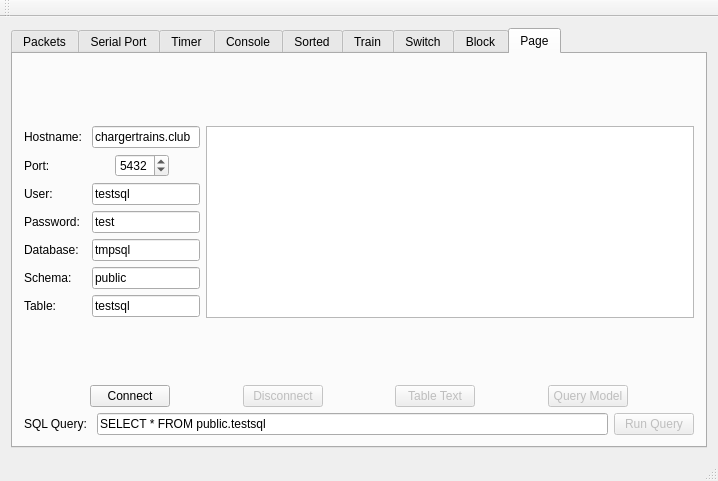
<?xml version="1.0" encoding="UTF-8"?>
<ui version="4.0">
 <class>MainWindow</class>
 <widget class="QMainWindow" name="MainWindow">
  <property name="geometry">
   <rect>
    <x>0</x>
    <y>0</y>
    <width>718</width>
    <height>481</height>
   </rect>
  </property>
  <property name="windowTitle">
   <string>Train Rec</string>
  </property>
  <widget class="QWidget" name="centralWidget">
   <layout class="QHBoxLayout" name="horizontalLayout">
    <item>
     <widget class="QTabWidget" name="tabWidget">
      <property name="currentIndex">
       <number>8</number>
      </property>
      <widget class="QWidget" name="tab_packets">
       <attribute name="title">
        <string>Packets</string>
       </attribute>
       <layout class="QHBoxLayout" name="horizontalLayout_2">
        <item>
         <layout class="QVBoxLayout" name="verticalLayout">
          <item>
           <layout class="QFormLayout" name="formLayout">
            <property name="fieldGrowthPolicy">
             <enum>QFormLayout::AllNonFixedFieldsGrow</enum>
            </property>
            <item row="0" column="0">
             <widget class="QLabel" name="label_loadOP">
              <property name="text">
               <string>Load OPcode: </string>
              </property>
             </widget>
            </item>
            <item row="0" column="1">
             <widget class="QComboBox" name="comboBox_opcodes"/>
            </item>
            <item row="1" column="0">
             <widget class="QLabel" name="label_opcode">
              <property name="text">
               <string>OP code: </string>
              </property>
             </widget>
            </item>
            <item row="1" column="1">
             <widget class="QLineEdit" name="lineEdit_opcode">
              <property name="maxLength">
               <number>2</number>
              </property>
             </widget>
            </item>
            <item row="2" column="0">
             <widget class="QLabel" name="label_arg1">
              <property name="text">
               <string>Arg1: </string>
              </property>
             </widget>
            </item>
            <item row="2" column="1">
             <widget class="QLineEdit" name="lineEdit_arg1">
              <property name="enabled">
               <bool>false</bool>
              </property>
              <property name="text">
               <string>00</string>
              </property>
              <property name="maxLength">
               <number>2</number>
              </property>
             </widget>
            </item>
            <item row="3" column="0">
             <widget class="QLabel" name="label_arg2">
              <property name="text">
               <string>Arg2: </string>
              </property>
             </widget>
            </item>
            <item row="3" column="1">
             <widget class="QLineEdit" name="lineEdit_arg2">
              <property name="enabled">
               <bool>false</bool>
              </property>
              <property name="text">
               <string>00</string>
              </property>
              <property name="maxLength">
               <number>2</number>
              </property>
             </widget>
            </item>
            <item row="4" column="1">
             <widget class="QPushButton" name="pushButton_genPacket">
              <property name="text">
               <string>Create Packet</string>
              </property>
             </widget>
            </item>
            <item row="5" column="0">
             <widget class="QLabel" name="label_chksum">
              <property name="text">
               <string>Checksum: </string>
              </property>
             </widget>
            </item>
            <item row="5" column="1">
             <widget class="QLineEdit" name="lineEdit_chk">
              <property name="maxLength">
               <number>2</number>
              </property>
             </widget>
            </item>
           </layout>
          </item>
          <item>
           <spacer name="verticalSpacer">
            <property name="orientation">
             <enum>Qt::Vertical</enum>
            </property>
            <property name="sizeHint" stdset="0">
             <size>
              <width>20</width>
              <height>40</height>
             </size>
            </property>
           </spacer>
          </item>
          <item>
           <layout class="QFormLayout" name="formLayout_3">
            <item row="1" column="0">
             <widget class="QLabel" name="label_packetText">
              <property name="text">
               <string>Packet: </string>
              </property>
             </widget>
            </item>
            <item row="1" column="1">
             <widget class="QLineEdit" name="lineEdit_packet"/>
            </item>
            <item row="2" column="1">
             <widget class="QPushButton" name="pushButton_sendPacket">
              <property name="enabled">
               <bool>true</bool>
              </property>
              <property name="text">
               <string>Send Packet!</string>
              </property>
             </widget>
            </item>
           </layout>
          </item>
         </layout>
        </item>
        <item>
         <layout class="QVBoxLayout" name="verticalLayout_2">
          <item>
           <widget class="QLabel" name="label">
            <property name="text">
             <string>Previous Packets: </string>
            </property>
            <property name="alignment">
             <set>Qt::AlignCenter</set>
            </property>
           </widget>
          </item>
          <item>
           <widget class="QComboBox" name="comboBox_packetHistory"/>
          </item>
          <item>
           <widget class="QTextBrowser" name="textBrowser_packets"/>
          </item>
         </layout>
        </item>
       </layout>
      </widget>
      <widget class="QWidget" name="tab_serial">
       <attribute name="title">
        <string>Serial Port</string>
       </attribute>
       <widget class="QGroupBox" name="groupBox_serial">
        <property name="geometry">
         <rect>
          <x>30</x>
          <y>20</y>
          <width>281</width>
          <height>101</height>
         </rect>
        </property>
        <property name="title">
         <string>Connect</string>
        </property>
        <widget class="QComboBox" name="comboBox_serialList">
         <property name="geometry">
          <rect>
           <x>10</x>
           <y>60</y>
           <width>171</width>
           <height>22</height>
          </rect>
         </property>
        </widget>
        <widget class="QPushButton" name="pushButton_serialConnect">
         <property name="geometry">
          <rect>
           <x>190</x>
           <y>60</y>
           <width>81</width>
           <height>22</height>
          </rect>
         </property>
         <property name="text">
          <string>Connect</string>
         </property>
        </widget>
        <widget class="QPushButton" name="pushButton_serialRefreshList">
         <property name="geometry">
          <rect>
           <x>10</x>
           <y>30</y>
           <width>81</width>
           <height>22</height>
          </rect>
         </property>
         <property name="text">
          <string>Refresh</string>
         </property>
        </widget>
        <widget class="QPushButton" name="pushButton_serialDisconnect">
         <property name="enabled">
          <bool>false</bool>
         </property>
         <property name="geometry">
          <rect>
           <x>110</x>
           <y>30</y>
           <width>81</width>
           <height>22</height>
          </rect>
         </property>
         <property name="text">
          <string>Disconnect</string>
         </property>
        </widget>
       </widget>
       <widget class="QPushButton" name="pushButton_serialForceRead">
        <property name="geometry">
         <rect>
          <x>220</x>
          <y>140</y>
          <width>81</width>
          <height>22</height>
         </rect>
        </property>
        <property name="text">
         <string>Force Read</string>
        </property>
       </widget>
      </widget>
      <widget class="QWidget" name="tab">
       <attribute name="title">
        <string>Timer</string>
       </attribute>
       <widget class="QPushButton" name="pushButton_timerToggle">
        <property name="geometry">
         <rect>
          <x>80</x>
          <y>140</y>
          <width>81</width>
          <height>22</height>
         </rect>
        </property>
        <property name="text">
         <string>Start Timer</string>
        </property>
       </widget>
       <widget class="QLineEdit" name="lineEdit_timerPacket">
        <property name="geometry">
         <rect>
          <x>50</x>
          <y>60</y>
          <width>113</width>
          <height>22</height>
         </rect>
        </property>
       </widget>
       <widget class="QSpinBox" name="spinBox_timerPeriod">
        <property name="geometry">
         <rect>
          <x>87</x>
          <y>100</y>
          <width>71</width>
          <height>23</height>
         </rect>
        </property>
       </widget>
      </widget>
      <widget class="QWidget" name="tab_console">
       <attribute name="title">
        <string>Console</string>
       </attribute>
       <layout class="QHBoxLayout" name="horizontalLayout_3">
        <item>
         <widget class="QTextBrowser" name="textBrowser_console"/>
        </item>
       </layout>
      </widget>
      <widget class="QWidget" name="tab_sorted">
       <attribute name="title">
        <string>Sorted</string>
       </attribute>
       <layout class="QHBoxLayout" name="horizontalLayout_4">
        <item>
         <widget class="QTextBrowser" name="textBrowser_sorted_b2"/>
        </item>
        <item>
         <widget class="QTextBrowser" name="textBrowser_sorted_a0"/>
        </item>
        <item>
         <widget class="QTextBrowser" name="textBrowser_sorted_e7"/>
        </item>
       </layout>
      </widget>
      <widget class="QWidget" name="tab_train">
       <attribute name="title">
        <string>Train</string>
       </attribute>
       <widget class="QPushButton" name="pushButton_train_find">
        <property name="geometry">
         <rect>
          <x>20</x>
          <y>20</y>
          <width>81</width>
          <height>22</height>
         </rect>
        </property>
        <property name="text">
         <string>Find Trains</string>
        </property>
       </widget>
       <widget class="QComboBox" name="comboBox_trainsAvailable">
        <property name="geometry">
         <rect>
          <x>30</x>
          <y>60</y>
          <width>131</width>
          <height>22</height>
         </rect>
        </property>
       </widget>
       <widget class="QPushButton" name="pushButton_train_select">
        <property name="geometry">
         <rect>
          <x>180</x>
          <y>60</y>
          <width>91</width>
          <height>22</height>
         </rect>
        </property>
        <property name="text">
         <string>Select Train</string>
        </property>
       </widget>
       <widget class="QPushButton" name="pushButton_train_forward">
        <property name="geometry">
         <rect>
          <x>40</x>
          <y>120</y>
          <width>81</width>
          <height>22</height>
         </rect>
        </property>
        <property name="text">
         <string>Set Forward</string>
        </property>
       </widget>
       <widget class="QPushButton" name="pushButton_train_backward">
        <property name="geometry">
         <rect>
          <x>160</x>
          <y>120</y>
          <width>91</width>
          <height>22</height>
         </rect>
        </property>
        <property name="text">
         <string>Set Backward</string>
        </property>
       </widget>
       <widget class="QSlider" name="horizontalSlider">
        <property name="geometry">
         <rect>
          <x>20</x>
          <y>210</y>
          <width>251</width>
          <height>16</height>
         </rect>
        </property>
        <property name="orientation">
         <enum>Qt::Horizontal</enum>
        </property>
       </widget>
       <widget class="QTextBrowser" name="textBrowser_trains">
        <property name="geometry">
         <rect>
          <x>340</x>
          <y>30</y>
          <width>256</width>
          <height>192</height>
         </rect>
        </property>
       </widget>
      </widget>
      <widget class="QWidget" name="tab_switch">
       <attribute name="title">
        <string>Switch</string>
       </attribute>
       <widget class="QSpinBox" name="spinBox_switch_id">
        <property name="geometry">
         <rect>
          <x>70</x>
          <y>50</y>
          <width>48</width>
          <height>23</height>
         </rect>
        </property>
       </widget>
       <widget class="QPushButton" name="pushButton_switch_select">
        <property name="geometry">
         <rect>
          <x>150</x>
          <y>50</y>
          <width>101</width>
          <height>22</height>
         </rect>
        </property>
        <property name="text">
         <string>Select Switch</string>
        </property>
       </widget>
       <widget class="QPushButton" name="pushButton_switch_left">
        <property name="geometry">
         <rect>
          <x>80</x>
          <y>140</y>
          <width>81</width>
          <height>22</height>
         </rect>
        </property>
        <property name="text">
         <string>Switch Left</string>
        </property>
       </widget>
       <widget class="QPushButton" name="pushButton_switch_right">
        <property name="geometry">
         <rect>
          <x>200</x>
          <y>140</y>
          <width>101</width>
          <height>22</height>
         </rect>
        </property>
        <property name="text">
         <string>Switch Right</string>
        </property>
       </widget>
      </widget>
      <widget class="QWidget" name="tab_block">
       <attribute name="title">
        <string>Block</string>
       </attribute>
      </widget>
      <widget class="QWidget" name="tab_2">
       <attribute name="title">
        <string>Page</string>
       </attribute>
       <layout class="QGridLayout" name="gridLayout">
        <item row="0" column="0">
         <layout class="QFormLayout" name="formLayout_2">
          <item row="0" column="0">
           <layout class="QVBoxLayout" name="verticalLayout_3">
            <property name="sizeConstraint">
             <enum>QLayout::SetDefaultConstraint</enum>
            </property>
            <item>
             <layout class="QHBoxLayout" name="horizontalLayout_5">
              <item>
               <widget class="QLabel" name="label_hostname">
                <property name="text">
                 <string>Hostname: </string>
                </property>
               </widget>
              </item>
              <item alignment="Qt::AlignLeft">
               <widget class="QLineEdit" name="lineEdit_hostname">
                <property name="text">
                 <string>chargertrains.club</string>
                </property>
               </widget>
              </item>
             </layout>
            </item>
            <item>
             <layout class="QHBoxLayout" name="horizontalLayout_6">
              <item>
               <widget class="QLabel" name="label_port">
                <property name="text">
                 <string>Port: </string>
                </property>
               </widget>
              </item>
              <item alignment="Qt::AlignLeft">
               <widget class="QSpinBox" name="spinBox_port">
                <property name="maximum">
                 <number>9999</number>
                </property>
                <property name="value">
                 <number>5432</number>
                </property>
               </widget>
              </item>
             </layout>
            </item>
            <item>
             <layout class="QHBoxLayout" name="horizontalLayout_7">
              <item>
               <widget class="QLabel" name="label_user">
                <property name="text">
                 <string>User: </string>
                </property>
               </widget>
              </item>
              <item alignment="Qt::AlignLeft">
               <widget class="QLineEdit" name="lineEdit_user">
                <property name="text">
                 <string>testsql</string>
                </property>
               </widget>
              </item>
             </layout>
            </item>
            <item>
             <layout class="QHBoxLayout" name="horizontalLayout_8">
              <item>
               <widget class="QLabel" name="label_password">
                <property name="text">
                 <string>Password: </string>
                </property>
               </widget>
              </item>
              <item alignment="Qt::AlignLeft">
               <widget class="QLineEdit" name="lineEdit_password">
                <property name="text">
                 <string>test</string>
                </property>
               </widget>
              </item>
             </layout>
            </item>
            <item>
             <layout class="QHBoxLayout" name="horizontalLayout_9">
              <item>
               <widget class="QLabel" name="label_database">
                <property name="text">
                 <string>Database: </string>
                </property>
               </widget>
              </item>
              <item alignment="Qt::AlignLeft">
               <widget class="QLineEdit" name="lineEdit_database">
                <property name="text">
                 <string>tmpsql</string>
                </property>
               </widget>
              </item>
             </layout>
            </item>
            <item>
             <layout class="QHBoxLayout" name="horizontalLayout_10">
              <item>
               <widget class="QLabel" name="label_schema">
                <property name="text">
                 <string>Schema: </string>
                </property>
               </widget>
              </item>
              <item alignment="Qt::AlignLeft">
               <widget class="QLineEdit" name="lineEdit_schema">
                <property name="text">
                 <string>public</string>
                </property>
               </widget>
              </item>
             </layout>
            </item>
            <item>
             <layout class="QHBoxLayout" name="horizontalLayout_11">
              <item>
               <widget class="QLabel" name="label_table">
                <property name="text">
                 <string>Table: </string>
                </property>
               </widget>
              </item>
              <item alignment="Qt::AlignLeft">
               <widget class="QLineEdit" name="lineEdit_table">
                <property name="text">
                 <string>testsql</string>
                </property>
               </widget>
              </item>
             </layout>
            </item>
           </layout>
          </item>
          <item row="0" column="1">
           <widget class="QTextBrowser" name="textBrowser_output"/>
          </item>
         </layout>
        </item>
        <item row="1" column="0">
         <layout class="QHBoxLayout" name="horizontalLayout_12">
          <item>
           <spacer name="horizontalSpacer_2">
            <property name="orientation">
             <enum>Qt::Horizontal</enum>
            </property>
            <property name="sizeHint" stdset="0">
             <size>
              <width>40</width>
              <height>20</height>
             </size>
            </property>
           </spacer>
          </item>
          <item>
           <widget class="QPushButton" name="pushButton_connect">
            <property name="text">
             <string>Connect</string>
            </property>
           </widget>
          </item>
          <item>
           <spacer name="horizontalSpacer_10">
            <property name="orientation">
             <enum>Qt::Horizontal</enum>
            </property>
            <property name="sizeHint" stdset="0">
             <size>
              <width>40</width>
              <height>20</height>
             </size>
            </property>
           </spacer>
          </item>
          <item>
           <widget class="QPushButton" name="pushButton_disconnect">
            <property name="enabled">
             <bool>false</bool>
            </property>
            <property name="text">
             <string>Disconnect</string>
            </property>
           </widget>
          </item>
          <item>
           <spacer name="horizontalSpacer_9">
            <property name="orientation">
             <enum>Qt::Horizontal</enum>
            </property>
            <property name="sizeHint" stdset="0">
             <size>
              <width>40</width>
              <height>20</height>
             </size>
            </property>
           </spacer>
          </item>
          <item>
           <widget class="QPushButton" name="pushButton_tableText">
            <property name="enabled">
             <bool>false</bool>
            </property>
            <property name="text">
             <string>Table Text</string>
            </property>
           </widget>
          </item>
          <item>
           <spacer name="horizontalSpacer_11">
            <property name="orientation">
             <enum>Qt::Horizontal</enum>
            </property>
            <property name="sizeHint" stdset="0">
             <size>
              <width>40</width>
              <height>20</height>
             </size>
            </property>
           </spacer>
          </item>
          <item>
           <widget class="QPushButton" name="pushButton_queryModel">
            <property name="enabled">
             <bool>false</bool>
            </property>
            <property name="text">
             <string>Query Model</string>
            </property>
           </widget>
          </item>
          <item>
           <spacer name="horizontalSpacer">
            <property name="orientation">
             <enum>Qt::Horizontal</enum>
            </property>
            <property name="sizeHint" stdset="0">
             <size>
              <width>40</width>
              <height>20</height>
             </size>
            </property>
           </spacer>
          </item>
         </layout>
        </item>
        <item row="2" column="0">
         <layout class="QHBoxLayout" name="horizontalLayout_13">
          <item>
           <widget class="QLabel" name="label_query">
            <property name="text">
             <string>SQL Query: </string>
            </property>
           </widget>
          </item>
          <item>
           <widget class="QLineEdit" name="lineEdit_query">
            <property name="text">
             <string>SELECT * FROM public.testsql</string>
            </property>
           </widget>
          </item>
          <item>
           <widget class="QPushButton" name="pushButton_runQuery">
            <property name="enabled">
             <bool>false</bool>
            </property>
            <property name="text">
             <string>Run Query</string>
            </property>
           </widget>
          </item>
         </layout>
        </item>
       </layout>
      </widget>
     </widget>
    </item>
   </layout>
  </widget>
  <widget class="QMenuBar" name="menuBar">
   <property name="geometry">
    <rect>
     <x>0</x>
     <y>0</y>
     <width>718</width>
     <height>19</height>
    </rect>
   </property>
  </widget>
  <widget class="QToolBar" name="mainToolBar">
   <attribute name="toolBarArea">
    <enum>TopToolBarArea</enum>
   </attribute>
   <attribute name="toolBarBreak">
    <bool>false</bool>
   </attribute>
  </widget>
  <widget class="QStatusBar" name="statusBar"/>
 </widget>
 <layoutdefault spacing="6" margin="11"/>
 <resources/>
 <connections/>
</ui>
